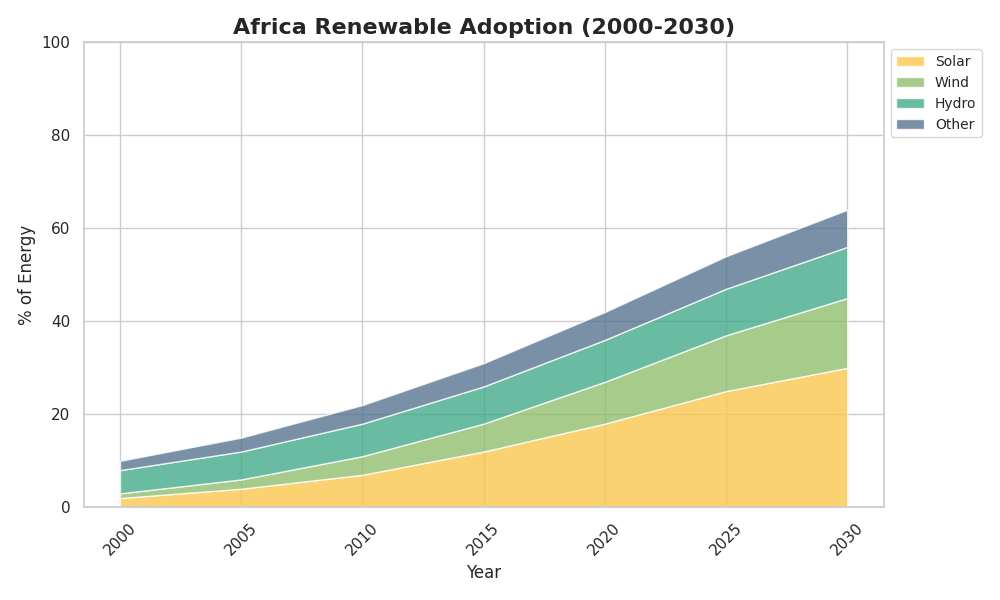

Write Python code to recreate this figure.
import matplotlib.pyplot as plt
import numpy as np

# Define years
years = np.array([2000, 2005, 2010, 2015, 2020, 2025, 2030])

# Data for renewable energy adoption by continent
north_america = {'solar': [2, 3, 5, 10, 15, 18, 20], 'wind': [3, 5, 10, 15, 20, 25, 28], 'hydro': [15, 16, 17, 18, 19, 20, 21], 'other': [1, 2, 3, 5, 7, 9, 10]}
south_america = {'solar': [1, 2, 4, 8, 12, 15, 18], 'wind': [2, 3, 5, 7, 10, 13, 15], 'hydro': [20, 22, 23, 24, 25, 26, 27], 'other': [2, 3, 5, 6, 7, 8, 9]}
europe = {'solar': [5, 10, 15, 20, 25, 30, 35], 'wind': [5, 10, 15, 20, 25, 30, 35], 'hydro': [10, 12, 14, 16, 18, 20, 22], 'other': [2, 3, 4, 5, 6, 7, 8]}
asia = {'solar': [1, 2, 3, 7, 11, 14, 18], 'wind': [1, 3, 5, 9, 14, 18, 22], 'hydro': [10, 11, 13, 15, 16, 18, 20], 'other': [1, 2, 3, 5, 7, 9, 11]}
africa = {'solar': [2, 4, 7, 12, 18, 25, 30], 'wind': [1, 2, 4, 6, 9, 12, 15], 'hydro': [5, 6, 7, 8, 9, 10, 11], 'other': [2, 3, 4, 5, 6, 7, 8]}

# Plot function
def plot_renewable_adoption(years, data, name):
    fig, ax = plt.subplots(figsize=(10, 6))
    ax.stackplot(years, data['solar'], data['wind'], data['hydro'], data['other'],
                 labels=['Solar', 'Wind', 'Hydro', 'Other'], colors=['#f9c74f', '#90be6d', '#43aa8b', '#577590'], alpha=0.8)
    ax.set_title(f'{name} Renewable Adoption (2000-2030)', fontsize=16, fontweight='bold')
    ax.set_xlabel('Year', fontsize=12)
    ax.set_ylabel('% of Energy', fontsize=12)
    ax.set_xticks(years)
    ax.set_xticklabels(years, rotation=45)
    ax.set_ylim(0, 100)
    ax.legend(loc='upper left', bbox_to_anchor=(1, 1), fontsize=10)
    plt.tight_layout()
    plt.show()

# Plot graphs for each continent
plot_renewable_adoption(years, north_america, "N. America")
plot_renewable_adoption(years, south_america, "S. America")
plot_renewable_adoption(years, europe, "Europe")
plot_renewable_adoption(years, asia, "Asia")
plot_renewable_adoption(years, africa, "Africa")
